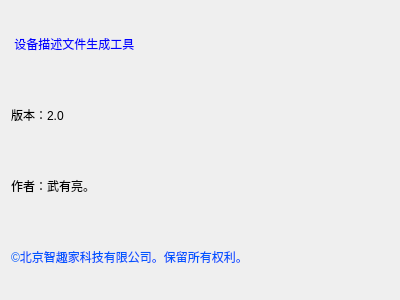
<?xml version="1.0" encoding="UTF-8"?>
<ui version="4.0">
 <class>AboutDialog</class>
 <widget class="QDialog" name="AboutDialog">
  <property name="geometry">
   <rect>
    <x>0</x>
    <y>0</y>
    <width>400</width>
    <height>300</height>
   </rect>
  </property>
  <property name="windowTitle">
   <string>Dialog</string>
  </property>
  <layout class="QVBoxLayout" name="verticalLayout">
   <item>
    <widget class="QLabel" name="label">
     <property name="styleSheet">
      <string notr="true">font: 75 20pt &quot;宋体&quot;;
color: rgb(0, 0, 255);</string>
     </property>
     <property name="text">
      <string> 设备描述文件生成工具</string>
     </property>
    </widget>
   </item>
   <item>
    <widget class="QLabel" name="label_2">
     <property name="text">
      <string>版本：2.0</string>
     </property>
    </widget>
   </item>
   <item>
    <widget class="QLabel" name="label_4">
     <property name="text">
      <string>作者：武有亮。</string>
     </property>
    </widget>
   </item>
   <item>
    <widget class="QLabel" name="label_3">
     <property name="cursor">
      <cursorShape>PointingHandCursor</cursorShape>
     </property>
     <property name="styleSheet">
      <string notr="true">color: rgb(0, 85, 255);</string>
     </property>
     <property name="text">
      <string>©北京智趣家科技有限公司。保留所有权利。</string>
     </property>
    </widget>
   </item>
  </layout>
 </widget>
 <resources/>
 <connections/>
</ui>
